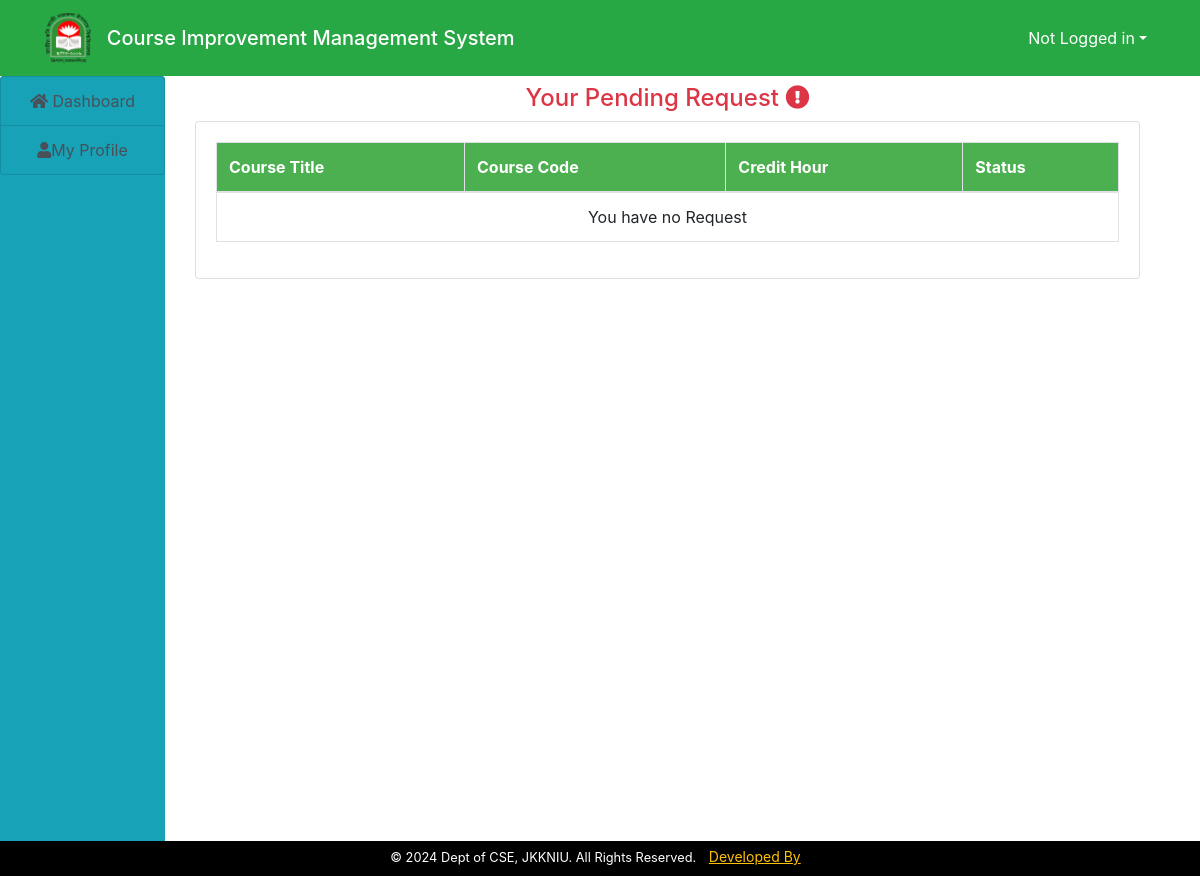
The page /student/student/pending_request.php on the database as committed earlier.
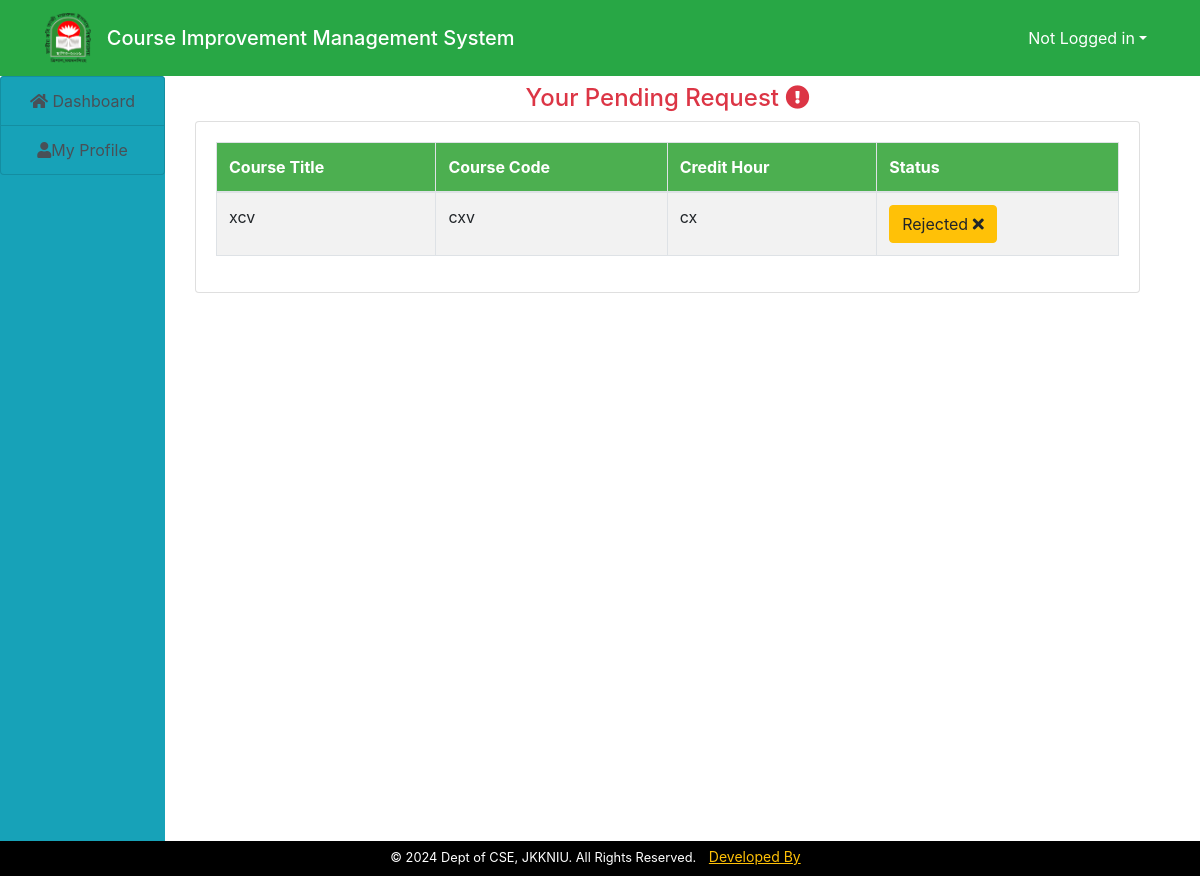
The same page on the database as committed later.
### tables this page shows
CREATE TABLE `improvement_requested` (
  `id` int(11) NOT NULL,
  `name` varchar(100) NOT NULL,
  `username` varchar(100) NOT NULL,
  `department` varchar(40) NOT NULL,
  `student_id` varchar(100) NOT NULL,
  `session` varchar(100) NOT NULL,
  `course_title` varchar(255) DEFAULT NULL,
  `course_code` varchar(50) DEFAULT NULL,
  `credit_hour` varchar(50) DEFAULT NULL,
  `semester` varchar(100) NOT NULL,
  `data_reg` varchar(100) NOT NULL DEFAULT current_timestamp(),
  `status` varchar(20) DEFAULT 'Pending'
);

### student/student/pending_request.php (the view, shortened to what this page needs)
<!DOCTYPE html>
<html>
<head>
    <link rel="stylesheet" href="https://cdnjs.cloudflare.com/ajax/libs/font-awesome/5.15.4/css/all.min.css">
    <link rel="stylesheet" href="https://stackpath.bootstrapcdn.com/bootstrap/4.5.2/css/bootstrap.min.css">
</head>
<body>
<?php
include("header.php");
include("../include/connect.php");
?>
<div class="container-fluid">
    <div class="col-md-12">
        <div class="row">
            <div class="col-md-2" style="margin-left: -30px;">
                <?php
                include("sidenav.php");
                ?>
            </div>
            <div class="col-md-10">
                <h4 class="text-danger text-center my-2">
                    Your Pending Request
                    <i class="fas fa-exclamation-circle"></i>
                </h4>
                <div class="card">
                    <div class="card-body">
                        <?php
                        $student = $_SESSION['students'];
                        $sql = "SELECT course_title, course_code, credit_hour, status FROM improvement_requested WHERE username='$student'";
                        $res = mysqli_query($conn, $sql);
                        $output = "
                        <table class='table table-bordered'>
                            <thead class='awesome-header'>
                                <tr>
                                    <th>Course Title</th>
                                    <th>Course Code</th>
                                    <th>Credit Hour</th>
                                    <th>Status</th>
                                </tr>
                            </thead>
                            <tbody>
                        ";
                        if (mysqli_num_rows($res) == 0) {
                            $output .= "
    <tr>
        <td colspan='4' class='text-center'>You have no Request</td>
    </tr>
    ";
} else {
    $row_count = 0;
    while ($row = mysqli_fetch_array($res)) {
        $row_class = ($row_count % 2 == 0) ? 'even-row' : 'odd-row';
        $status = $row['status'];
        $buttonClass = '';
        $icon = '';
        if ($status === 'Pending') {
            $buttonClass = 'btn btn-danger';
            $icon = '<i class="fas fa-clock"></i>';
        } elseif ($status === 'Approved') {
            $buttonClass = 'btn btn-success';
            $icon = '<i class="fas fa-check"></i>';
        } elseif ($status === 'Rejected') {
            $buttonClass = 'btn btn-warning';
            $icon = '<i class="fas fa-times"></i>';
        }
        $output .= "
        <tr class='$row_class'>
            <td>" . $row['course_title'] . "</td>
            <td>" . $row['course_code'] . "</td>
            <td>" . $row['credit_hour'] . "</td>
            <td><button class='$buttonClass'>$status $icon</button></td>
        </tr>
        ";
        $row_count++;
    }
}
$output .= "</tbody></table>";
echo $output;
?>
                    </div>
                </div>
            </div>
        </div>
    </div>
</div>
<?php
include("../footer.php");
?>
</body>
</html>

Rows that differ between the two databases and show on the page:
added improvement_requested: course_title "xcv", course_code "cxv", credit_hour "cx", status "Rejected"
Other text that changed with them:
text no longer shown: "You have no Request"
